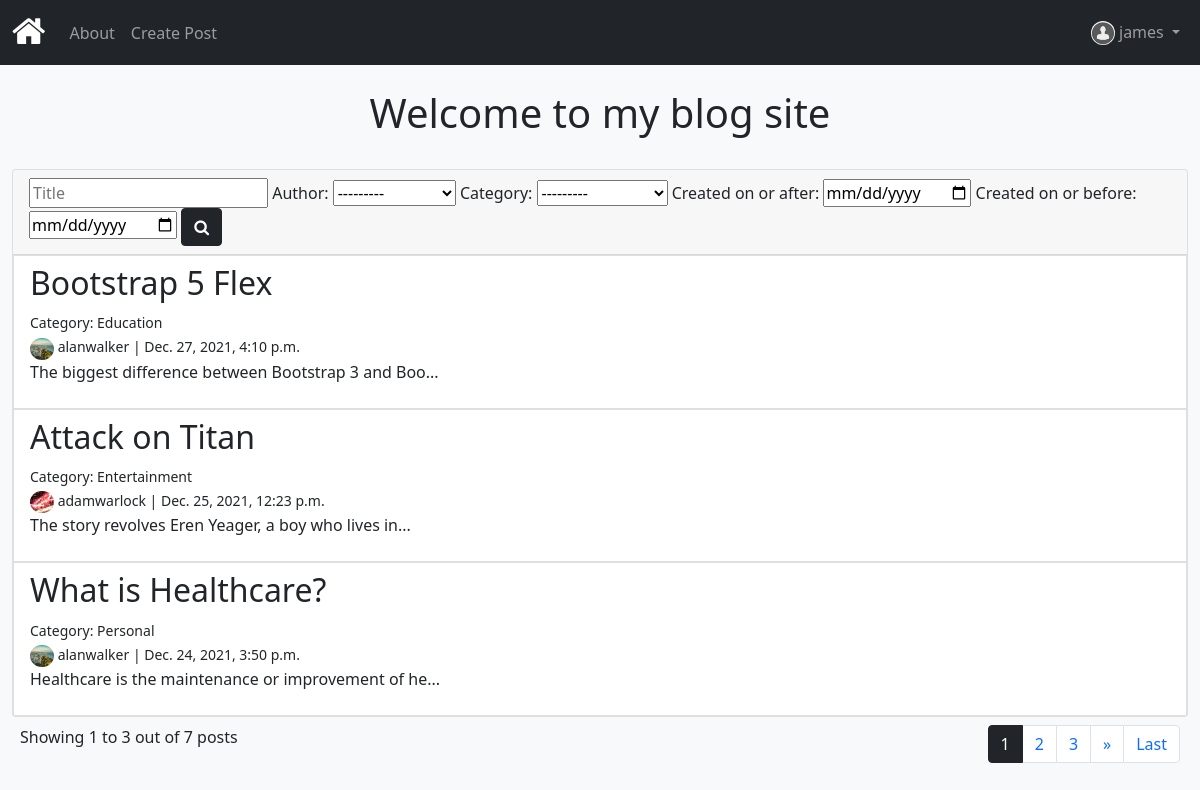
Screenshot of / (signed in) with the database file from the repository.
### accounts/models.py (models this page shows)
class Author(models.Model):
    user= models.OneToOneField(User,default=None,on_delete=models.CASCADE)
    birth_date = models.DateField('Date of birth')
    bio = models.TextField(max_length=500, blank=True,null=True)
    photo=models.ImageField(default='default.png', blank=True)
    def __str__(self):
        return f'{self.user.username}'
    class Meta:
        ordering=['user']

### articles/models.py (models this page shows, shortened)
class Article(models.Model):
    type=[('Personal','Personal'),
    ('Fashion','Fashion'),
    ('Food','Food'),
    ('Travel','Travel'),
    ('Music','Music'),
    (' Lifestyle',' Lifestyle'),
    ('Fitness','Fitness'),
    ('Sports','Sports'),
    ('News','News'),
    ('Entertainment','Entertainment'),
    ('Healthcare','Healthcare'),
    ('Education','Education'),
    ]
    title = models.CharField(max_length=255,unique=True)
    body = models.TextField()
    create_date = models.DateTimeField('Created on', auto_now_add=True)
    update_date = models.DateTimeField(auto_now=True)
    slug = models.SlugField()
    category = models.CharField(max_length=255,choices=type)
    author = models.ForeignKey(Author, default=None,on_delete=models.CASCADE)
    def snippet(self):
        return self.body[:50] + '...'
    class Meta:
        ordering=['-create_date','title']

### articles/views.py (the view, shortened to what this page needs)
# urls.py: path('', ArticleListView.as_view(),name='home'),
class ArticleListView(generic.ListView):
    model=Article
    template_name='article_list.html'
    paginate_by=3
    def get_context_data(self, **kwargs):
        context=super().get_context_data(**kwargs)
        article_filter=ArticleFilter()
        context['article_filter']=article_filter
        return context
    def get_queryset(self):
        article_filter=ArticleFilter(self.request.GET,queryset=super().get_queryset())
        return article_filter.qs

### articles/templates/article_list.html (shortened to what this page needs)
{% extends './base.html'%}
{% block content %}
<div class="mt-0 p-4">
  <h1 class="text-center">Welcome to my blog site</h1>
</div>
<div class="card">
  <div class="card-header">
    <form method="get">
      {{article_filter.form.title}}
      {{ article_filter.form.author.label_tag }}
      {{article_filter.form.author}}
      {{ article_filter.form.category.label_tag }}
      {{article_filter.form.category}}
      {{ article_filter.form.start_date.label_tag }}
      {{ article_filter.form.start_date }}
      {{ article_filter.form.end_date.label_tag }}
      {{ article_filter.form.end_date }}
      <button type="submit" class="btn btn-dark float-right"><i class="fa fa-search"></i></button>
    </form>
  </div>
{% if article_list%}
    <ul class="list-group list-group-flush">
    {% for article in article_list%}
       <a href="{% url 'articles:post' article.slug %}" style="text-decoration: none ;">
        <li class="list-group-item">
         <h2>{{article.title}}</h2>
         <div><small>Category: {{article.category}}</small></div>
         <div><small><img src="{{article.author.photo.url}}" width="24" height="22" class="rounded-circle" alt="Author image">
          {{article.author}} | {{article.create_date}}</small></div>
         <p>{{article.snippet}}</p>
     </li>
    </a>
    {% endfor %}
  </ul>
  </div>
    {% if is_paginated %}
    <div class="flex-row d-flex justify-content-between mt-2 mx-2">
            <p class="col-md-auto">Showing {{page_obj.start_index}} to {{page_obj.end_index}} out of {{page_obj.paginator.count}} posts</p>
            <div class="col-md-auto">
                <nav aria-label="Page navigation">
                    <ul class="pagination">
                      {% for n in page_obj.paginator.page_range %}
                        {% if page_obj.number == n %}
                          <li class="page-item active" >
                            <span class="page-link bg-dark  border-dark">{{ n }}<span class="sr-only">(current)</span></span>
                          </li>
                        {% elif n > page_obj.number|add:'-1' and n < page_obj.number|add:'5' %}
                          <li class="page-item"><a class="page-link " href="?page={{ n }}{% if querystring %}&amp;{{ querystring }}{% endif %}">{{ n }}</a></li>
                        {% endif %}
                      {% endfor %}
                      {% if page_obj.has_next %}
                        <li class="page-item">
                          <a class="page-link " href="?page={{ page_obj.next_page_number }}{% if querystring %}&amp;{{ querystring }}{% endif %}" aria-label="Next">
                            &raquo;
                          </a>
                        </li>
                        <li class="page-item">
                          <a class="page-link " href="?page={{ page_obj.paginator.num_pages }}{% if querystring %}&amp;{{ querystring }}{% endif %}" aria-label="Next">
                            Last
                          </a>
                        </li>
                        {% endif %}
                      </ul>
                      </nav>
                  </div>
        {% endif %}
{% else %}
<p class="card-body">No article posts found</p>
{% endif %}
{% endblock %}

### templates/base.html (shortened to what this page needs)
{% load static %}
<!DOCTYPE html>
<html>
    <head>
        <link href="https://cdn.jsdelivr.net/npm/bootstrap@5.1.3/dist/css/bootstrap.min.css" rel="stylesheet">
        <link rel="stylesheet" href="https://cdnjs.cloudflare.com/ajax/libs/font-awesome/4.7.0/css/font-awesome.min.css">
    </head>
    <body class="bg-light text-dark">
<nav class="navbar sticky-top navbar-expand-sm bg-dark navbar-dark">
  <div class="container-fluid">
    <a class="navbar-brand" href="{% url 'articles:home' %}"><i class="fa fa-home" style="font-size:36px;color:white"></i></a>
    <div class="collapse navbar-collapse" id="collapsibleNavbar">
      <ul class="navbar-nav">
        <li class="nav-item">
          <a class="nav-link" href="{% url 'articles:about' %}">About</a>
        </li>
        {% if user.is_authenticated and user.author %}
        <li class="nav-item">
          <a class="nav-link" href="{% url 'articles:create' %}">Create Post</a>
        </li>
        {% endif %}
      </ul>
    </div>
    <ul class="navbar-nav justify-content-end">
      {% if user.is_authenticated and user.author %}
      <li class="nav-item dropdown">
        <a class="nav-link dropdown-toggle" id="navbarDropdownMenuLink" role="button" data-bs-toggle="dropdown" aria-expanded="false">
          <span><img src="{{user.author.photo.url}}" class="rounded-circle justify-content-end d-inline-block" width="24" height="24" alt="Author"></span>
          {{user.username}}
        </a>
      </li>
      {% endif %}
    </ul>
  </div>
</nav>
        <div class="container-fluid">
        {% block content %}
        {% endblock %}
        </div>
    </body>
</html>

### rows the page displays
Article: title "Bootstrap 5 Flex", category "Education", author.photo (picture), author "alanwalker", create_date "Dec. 27, 2021, 4:10 p.m.", snippet "The biggest difference between Bootstrap 3 and Boo..."
Article: title "Attack on Titan", category "Entertainment", author.photo (picture), author "adamwarlock", create_date "Dec. 25, 2021, 12:23 p.m.", snippet "The story revolves Eren Yeager, a boy who lives in..."
Article: title "What is Healthcare?", category "Personal", author.photo (picture), author "alanwalker", create_date "Dec. 24, 2021, 3:50 p.m.", snippet "Healthcare is the maintenance or improvement of he..."

### other values shown
{{ user.username }} "james"
{{ article_filter.form.author.label_tag }} "Author:"
{{ article_filter.form.category.label_tag }} "Category:"
{{ article_filter.form.start_date.label_tag }} "Created on or after:"
{{ article_filter.form.end_date.label_tag }} "Created on or before:"
{{ page_obj.start_index }} "1"
{{ page_obj.end_index }} "3"
{{ page_obj.paginator.count }} "7"
{{ n }} "1"
{{ n }} "2" "3"
